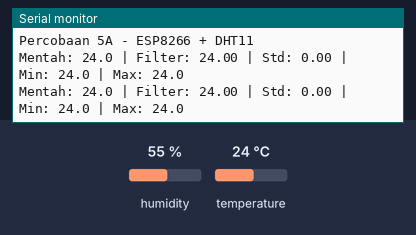
Simulated run of this sketch. Board: Arduino Uno, built with avr-gcc and run on an emulated ATmega328P. On the bench: the last lines printed to the serial monitor. The test bench sets the inputs (shaded band); at power-on: temperature 24 °C, humidity 55 %.

Above: at 2.8 s.
2.9 s: temperature set to 12 °C
At 5.3 s:
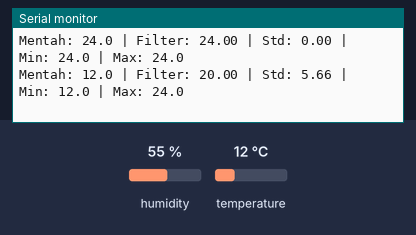
5.6 s: temperature set to 19 °C
At 6.6 s:
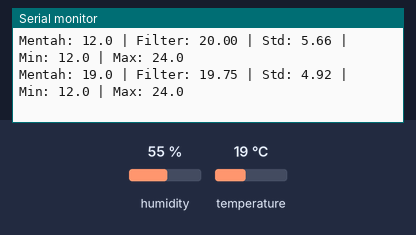
Timing chart, 0 to 8.6 s (numbered marks = the images above; inputs shaded):
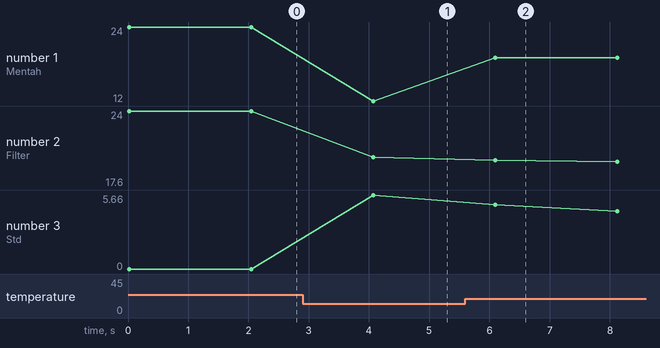

The sketch:

modul5_pengolahan_data.ino
```cpp
#include <DHT.h>

#define DHTPIN 4          // D2 = GPIO4 pada NodeMCU
#define DHTTYPE DHT11     // gunakan DHT11

DHT dht(DHTPIN, DHTTYPE);

const int N = 5;          // ukuran jendela moving average
float buffer[N];          // buffer data suhu
int indeks = 0;
int jumlah = 0;

float suhuMin = 1000.0;
float suhuMax = -1000.0;

// Menghitung moving average
float hitungMovingAverage(float nilaiBaru) {
  buffer[indeks] = nilaiBaru;
  indeks = (indeks + 1) % N;
  if (jumlah < N) jumlah++;

  float total = 0;
  for (int i = 0; i < jumlah; i++) {
    total += buffer[i];
  }
  return total / jumlah;
}

// Menghitung simpangan baku (populasi) dari buffer
float hitungSimpanganBaku(float rataRata) {
  float jumlahKuadrat = 0.0;
  for (int i = 0; i < jumlah; i++) {
    float selisih = buffer[i] - rataRata;
    jumlahKuadrat += selisih * selisih;
  }
  if (jumlah <= 1) return 0.0;
  return sqrt(jumlahKuadrat / jumlah);
}

void setup() {
  Serial.begin(115200);
  dht.begin();
  Serial.println("Percobaan 5A - ESP8266 + DHT11");
}

void loop() {
  float suhu = dht.readTemperature();

  if (isnan(suhu)) {
    Serial.println("Pembacaan gagal, data diabaikan");
  } else {
    float suhuFilter = hitungMovingAverage(suhu);
    float simpangan  = hitungSimpanganBaku(suhuFilter);

    if (suhu < suhuMin) suhuMin = suhu;
    if (suhu > suhuMax) suhuMax = suhu;

    Serial.print("Mentah: ");
    Serial.print(suhu, 1);
    Serial.print(" | Filter: ");
    Serial.print(suhuFilter, 2);
    Serial.print(" | Std: ");
    Serial.print(simpangan, 2);
    Serial.print(" | Min: ");
    Serial.print(suhuMin, 1);
    Serial.print(" | Max: ");
    Serial.println(suhuMax, 1);
  }

  delay(2000);  // DHT11 minimal 1 detik, aman 2 detik
}
```

Measured:
- after the input at 2.9 s, the serial monitor: prints a new line after 1.2 s (image 1)
- after the input at 5.6 s, the serial monitor: prints a new line after 0.50 s (image 2)
- plotted number 1: 24 → 12 after the input at 2.9 s, 12 → 19 after the input at 5.6 s
- plotted number 2: 24 → 20 after the input at 2.9 s, 20 → 19 after the input at 5.6 s
- plotted number 3: 0 → 5.66 after the input at 2.9 s
